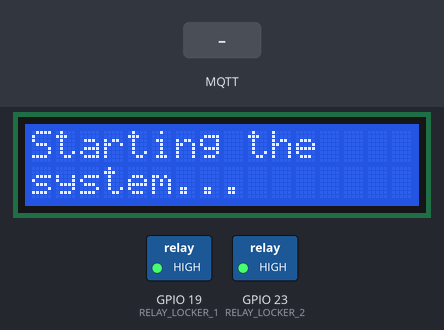
A sketch run on a simulated ESP32. Shown: 16×2 character LCD, switched loads named in the sketch (green lamp = pin HIGH). The inputs (shaded band) are chosen by the test bench. WiFi joins after 1.5 s; servers stay silent unless stated; no MQTT or app messages arrive unless stated; what the sketch prints to the serial monitor is not drawn.

Above: at 0.1 s.
At 2.9 s:
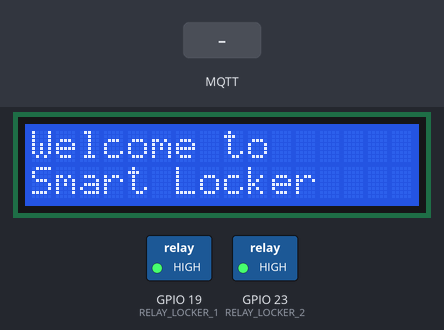
3.0 s: MQTT message "unlock" arrives on the first subscribed topic
4.5 s: MQTT message "1" arrives on the first subscribed topic
Timing chart, 0 to 7.5 s (numbered marks = the images above; inputs shaded):
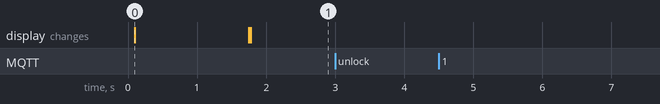

Measured:
- after the input at 3.0 s, every drawn part: stays the same
- after the input at 4.5 s, every drawn part: stays the same
- what the display in image 0 shows lasts 1.6 s, from 0.1 s to 1.7 s

The sketch:

esp32_locker.ino
```cpp
/*
  Smart Locker - ESP32 Firmware
  ------------------------------
  Hardware:
    - ESP32 dev board
    - 2-channel relay module driving two 12V solenoid locks (Locker 1 / Locker 2)
    - 16x2 I2C LCD (PCF8574 backpack, addr 0x27)

  Talks to the Node/Express backend (server.js) over MQTT via HiveMQ Cloud.
  The backend publishes JSON commands to MQTT_TOPIC ("esp32/lock/command"):
    { "cmd": "unlock", "locker": 1 }
    { "cmd": "lock",   "locker": 1 }
    { "cmd": "display","locker": 1, "status": "ASSIGNED"|"AVAILABLE", "user": "..." }

  Libraries required (Arduino IDE > Tools > Manage Libraries):
    - PubSubClient      (Nick O'Leary)
    - ArduinoJson        (Benoit Blanchon)
    - LiquidCrystal_I2C   (Frank de Brabander / Marco Schwartz fork)
*/

#include <WiFi.h>
#include <WiFiClientSecure.h>
#include <PubSubClient.h>
#include <ArduinoJson.h>
#include <Wire.h>
#include <LiquidCrystal_I2C.h>

// ---------- WiFi ----------
const char* WIFI_SSID     = "IotdevLab";
const char* WIFI_PASSWORD = "@50Ghana";

// ---------- MQTT (HiveMQ Cloud, matches backend .env) ----------
const char* MQTT_HOST  = "f1c8e1bf4da9440c983af45fcaf5f040.s1.eu.hivemq.cloud";
const uint16_t MQTT_PORT = 8883;
const char* MQTT_USER  = "smart-locker";
const char* MQTT_PASS  = "forwards"; // copy from backend .env (MQTT_PASSWORD)
const char* MQTT_TOPIC = "esp32/lock/command";
const char* MQTT_CLIENT_ID = "esp32-locker-01";

// ---------- Relay / solenoid pins ----------
// Energized (HIGH out of relay board, LOW-triggered boards invert this) = solenoid retracted = UNLOCKED
// De-energized = spring returns pin = LOCKED (fail-secure on power loss)
#define RELAY_LOCKER_1 19
#define RELAY_LOCKER_2 23
#define RELAY_ACTIVE_LOW true   // most cheap 2-channel relay boards trigger on LOW

// ---------- LCD ----------
#define LCD_ADDR 0x27
#define LCD_COLS 16
#define LCD_ROWS 2
LiquidCrystal_I2C lcd(LCD_ADDR, LCD_COLS, LCD_ROWS);

WiFiClientSecure secureClient;
PubSubClient mqttClient(secureClient);

void relayWrite(uint8_t pin, bool energize) {
  bool level = RELAY_ACTIVE_LOW ? !energize : energize;
  digitalWrite(pin, level ? HIGH : LOW);
}

void setLockerState(int locker, bool unlocked) {
  uint8_t pin = (locker == 1) ? RELAY_LOCKER_1 : RELAY_LOCKER_2;
  relayWrite(pin, unlocked);
  Serial.printf("Locker %d -> %s\n", locker, unlocked ? "UNLOCKED" : "LOCKED");
}

void lcdMessage(const char* line1, const char* line2 = "") {
  char buf1[LCD_COLS + 1];
  char buf2[LCD_COLS + 1];
  snprintf(buf1, sizeof(buf1), "%s", line1);
  snprintf(buf2, sizeof(buf2), "%s", line2);

  lcd.clear();
  delay(5); // LCD controller needs ~1.5ms to finish the clear command before accepting more
  lcd.setCursor(0, 0);
  lcd.print(buf1);
  lcd.setCursor(0, 1);
  lcd.print(buf2);
}

void connectWiFi() {
  WiFi.mode(WIFI_STA);
  WiFi.begin(WIFI_SSID, WIFI_PASSWORD);
  Serial.print("Connecting to WiFi");
  while (WiFi.status() != WL_CONNECTED) {
    delay(400);
    Serial.print(".");
  }
  Serial.println();
  Serial.print("WiFi connected, IP: ");
  Serial.println(WiFi.localIP());
}

void handleCommand(JsonDocument& doc) {
  const char* cmd = doc["cmd"] | "";
  int locker = doc["locker"] | 0;

  char line1[LCD_COLS + 1];
  snprintf(line1, sizeof(line1), "Locker %d", locker);

  if (strcmp(cmd, "unlock") == 0) {
    if (locker == 1 || locker == 2) {
      setLockerState(locker, true);
      lcdMessage(line1, "is open");
    }
  } else if (strcmp(cmd, "lock") == 0) {
    if (locker == 1 || locker == 2) {
      setLockerState(locker, false);
      lcdMessage(line1, "LOCKED");
    }
  } else if (strcmp(cmd, "display") == 0) {
    const char* status = doc["status"] | "";
    const char* user = doc["user"] | "";
    char line2[LCD_COLS + 1];
    if (strlen(user) > 0) {
      snprintf(line2, sizeof(line2), "%s %s", status, user);
    } else {
      snprintf(line2, sizeof(line2), "%s", status);
    }
    lcdMessage(line1, line2);
  } else {
    Serial.print("Unknown cmd: ");
    Serial.println(cmd);
  }
}

void mqttCallback(char* topic, byte* payload, unsigned int length) {
  Serial.print("MQTT message on ");
  Serial.println(topic);

  JsonDocument doc;
  DeserializationError err = deserializeJson(doc, payload, length);
  if (err) {
    Serial.print("JSON parse failed: ");
    Serial.println(err.c_str());
    return;
  }
  handleCommand(doc);
}

void connectMqtt() {
  secureClient.setInsecure(); // skip cert validation for simplicity; pin the HiveMQ CA for production
  mqttClient.setServer(MQTT_HOST, MQTT_PORT);
  mqttClient.setCallback(mqttCallback);

  while (!mqttClient.connected()) {
    Serial.print("Connecting to MQTT...");
    if (mqttClient.connect(MQTT_CLIENT_ID, MQTT_USER, MQTT_PASS)) {
      Serial.println("connected");
      mqttClient.subscribe(MQTT_TOPIC);
      lcdMessage("Welcome to", "Smart Locker");
    } else {
      Serial.print("failed, rc=");
      Serial.print(mqttClient.state());
      Serial.println(" retrying in 3s");
      delay(3000);
    }
  }
}

void setup() {
  Serial.begin(115200);

  pinMode(RELAY_LOCKER_1, OUTPUT);
  pinMode(RELAY_LOCKER_2, OUTPUT);
  setLockerState(1, false); // start locked (fail-secure)
  setLockerState(2, false);

  Wire.begin(21, 22); // SDA, SCL (default ESP32 I2C pins)
  lcd.init();
  lcd.backlight();
  lcdMessage("Starting the", "system...");

  connectWiFi();
  connectMqtt();
}

void loop() {
  if (WiFi.status() != WL_CONNECTED) {
    connectWiFi();
  }
  if (!mqttClient.connected()) {
    connectMqtt();
  }
  mqttClient.loop();
}
```
